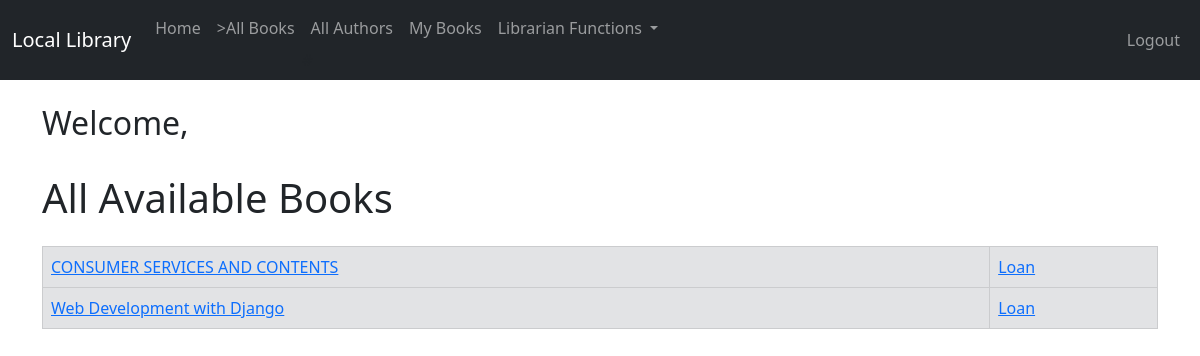
/available/ (signed in), run on the app's committed database.
### catalog/models.py (models this page shows, shortened)
class BookInstance(models.Model):
    id = models.UUIDField(primary_key=True, default=uuid.uuid4,
                          help_text='Unique ID for this particular book across whole library')
    book = models.ForeignKey('Book', on_delete=models.RESTRICT, null=True)
    imprint = models.CharField(max_length=200)
    due_back = models.DateField(null=True, blank=True)
    LOAN_STATUS = (
        ('m', 'Maintenance'), ('o', 'On loan'), ('a', 'Available'), ('r', 'Reserved'),
    )
    borrower = models.ForeignKey(User, on_delete=models.SET_NULL, null=True, blank=True)
    status = models.CharField(
        max_length=1,
        choices=LOAN_STATUS,
        blank=True,
        default='m',
        help_text='Book availability',
    )
    class Meta:
        ordering = ['due_back']

class Book(models.Model):
    title = models.CharField(max_length=200)
    author = models.ForeignKey('Author', on_delete=models.RESTRICT, null=True)
    summary = models.TextField(max_length=1000, help_text='Enter a brief description of the book')
    isbn = models.CharField('ISBN', max_length=13, unique=True,
                            help_text='13 Character <a href="https://www.isbn-international.org/content/what-isbn">ISBN number</a>')
    genre = models.ManyToManyField(Genre, help_text='Select a genre for this book')
    book_image = models.ImageField(upload_to='images/', null=True, blank=True) # Add image

### catalog/views.py (the view)
# urls.py: path('available/', views.AvailBooksListView.as_view(), name='all_available'),
class AvailBooksListView(generic.ListView):
    model = BookInstance
    template_name = 'catalog/bookinstance_list_available.html'
    paginate_by = 10
    def get_queryset(self):
        return BookInstance.objects.filter(status__exact='a').order_by('book__title')

### catalog/templates/catalog/bookinstance_list_available.html
{% extends "catalog/base.html" %}
{% block content %}
    {% if perms.catalog.edit_bookinstance %}
        <h1>All Available Books</h1>
        {% if bookinstance_list %}
            <table class="table table-bordered">
                {% for bookinst in bookinstance_list %}
                    <tr class="table-secondary">
                        <td><a href="{% url 'book_detail' bookinst.book.pk %}">{{ bookinst.book.title }}</a></td>
                        <td><a href="{% url 'loan_book_librarian' bookinst.id %}">Loan</a></td>
                    </tr>
                {% endfor %}
            </table>
        {% else %}
            <p>There are no books available.</p>
        {% endif %}
    {% else %}
        <p>You do not have authorization to view this feature</p>
    {% endif %}
{% endblock %}

### data on the page
BookInstance: book "CONSUMER SERVICES AND CONTENTS"
BookInstance: book "Web Development with Django"
